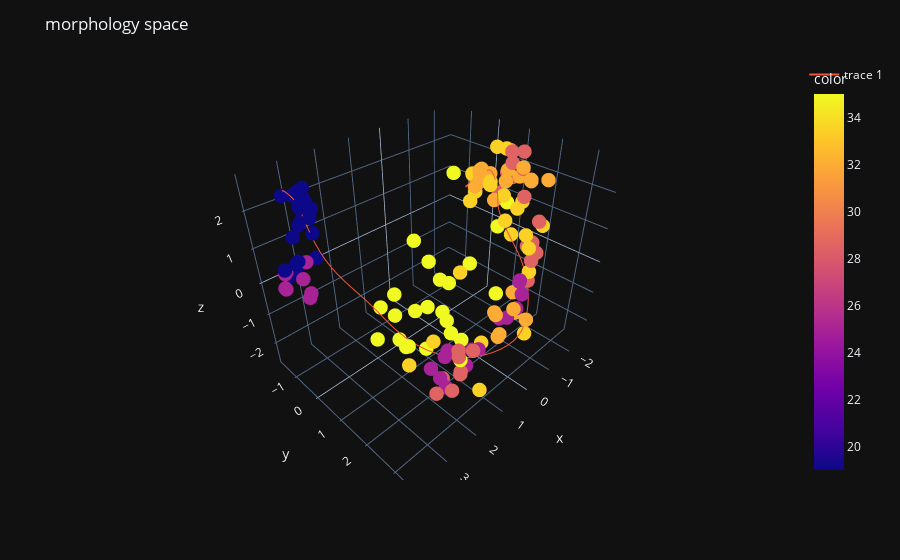

Here is the notebook cell this chart was saved with:
### Code cell
fig = px.scatter_3d(x=morph_pca[:, 0], y=morph_pca[:, 1], z=morph_pca[:, 2], color=hf_morphseq_df["temperature"],
                   hover_data=[morph_pd_df["snip_id"]])

morph_spline_pd = morph_spline_pd_df[mean_cols].values
fig.add_traces(go.Scatter3d(x=morph_spline_pd[:, 0], y=morph_spline_pd[:, 1], z=morph_spline_pd[:, 2], mode="lines"))

fig.update_traces(marker=dict(size=5))
fig.update_layout(title="morphology space")
fig.show()
